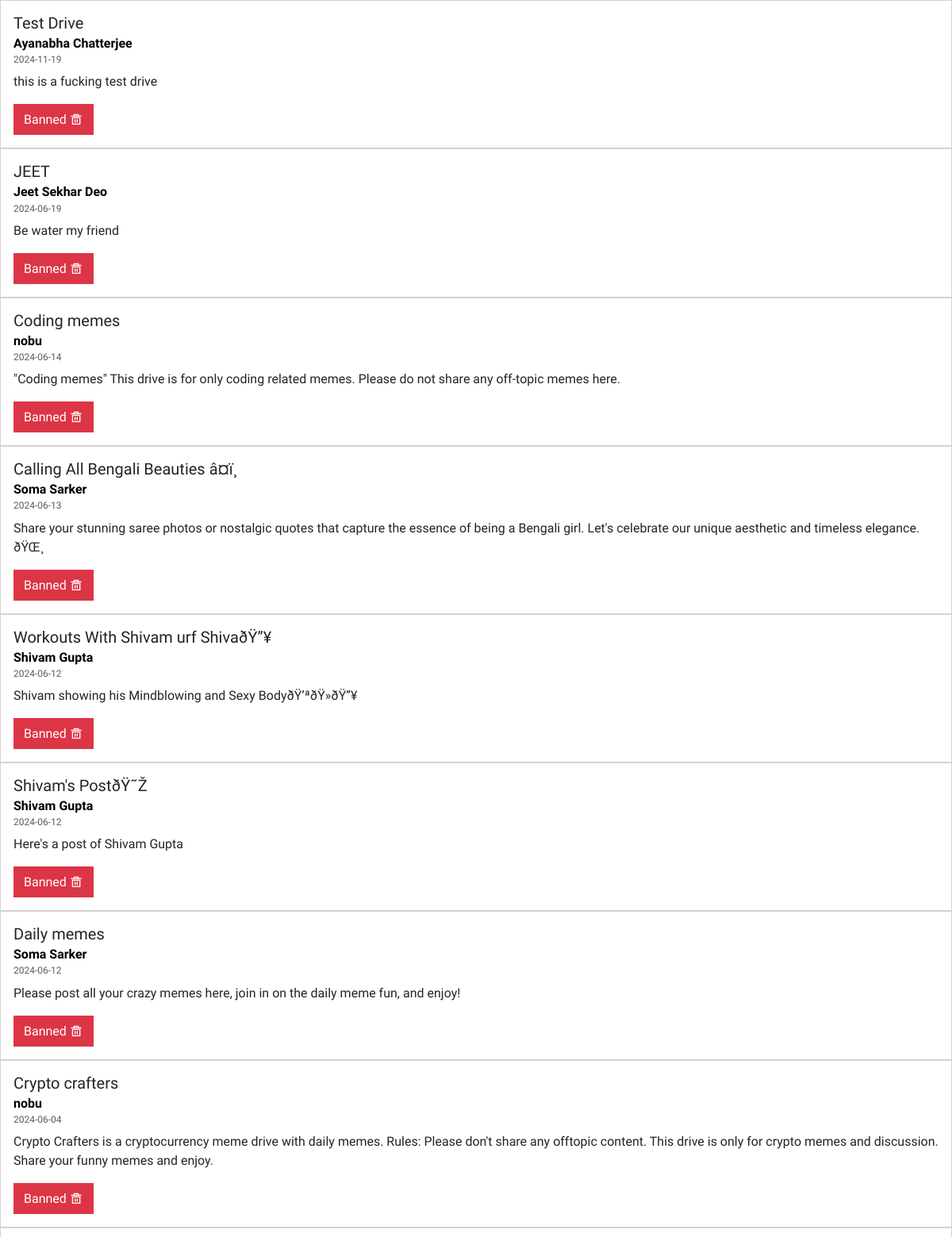
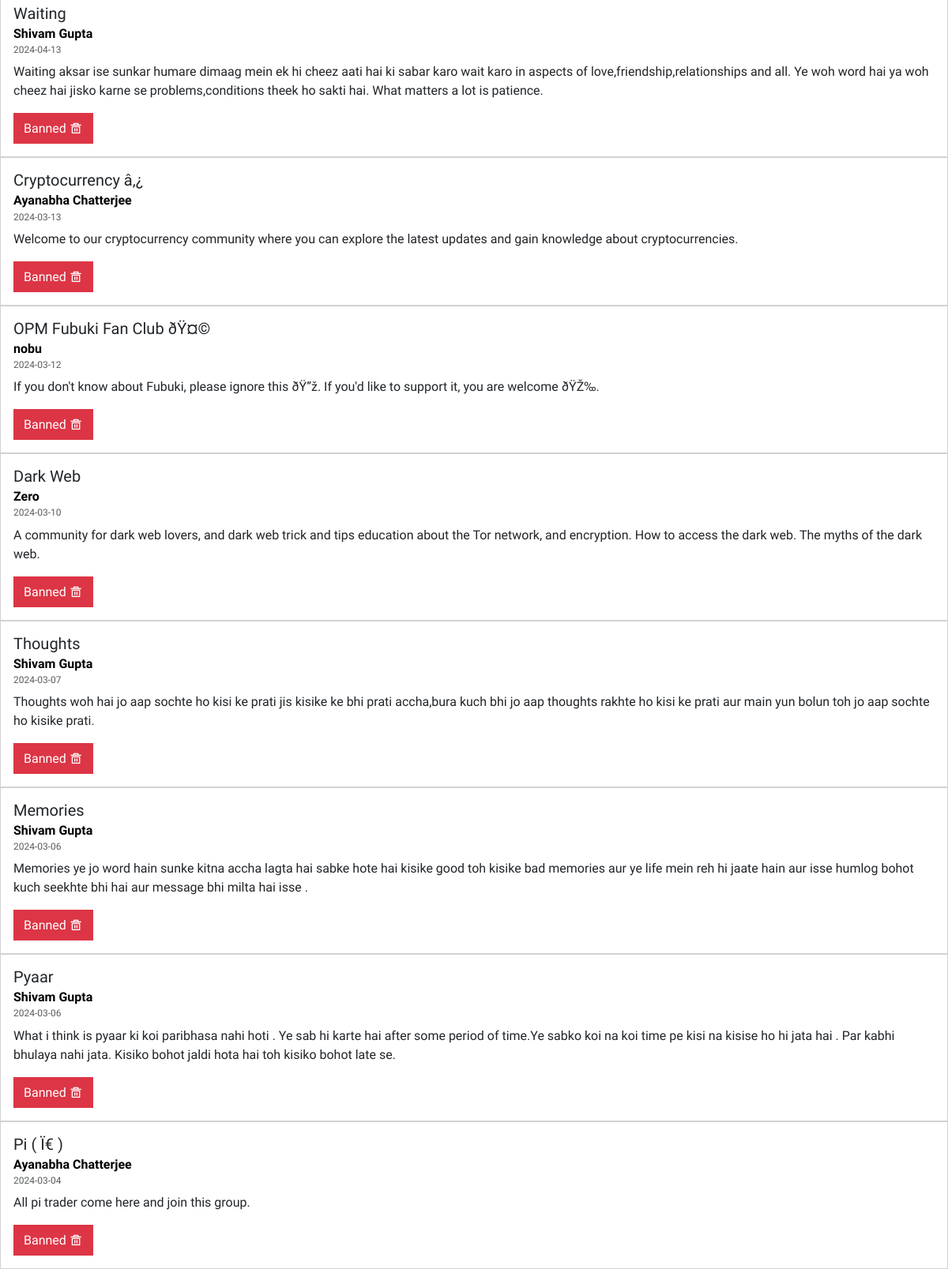
The app's page /admin/view-all-disks.php (signed in) with its own data (2 pictures, top to bottom).
### tables this page shows
CREATE TABLE `catagory` (
  `catagory_id` int(11) NOT NULL,
  `catagory_name` varchar(255) NOT NULL,
  `catagory_desc` varchar(2555) NOT NULL,
  `created` date NOT NULL DEFAULT current_timestamp(),
  `created_by` int(11) NOT NULL,
  `genre` varchar(255) NOT NULL
);

CREATE TABLE `user` (
  `id` int(11) NOT NULL,
  `username` varchar(20) NOT NULL,
  `password` varchar(225) NOT NULL,
  `repassword` varchar(225) NOT NULL,
  `datetime` date NOT NULL DEFAULT current_timestamp(),
  `profile_pic` varchar(9999) NOT NULL DEFAULT 'demoprofile.png',
  `about` text NOT NULL,
  `gender` varchar(20) NOT NULL,
  `country` varchar(50) NOT NULL,
  `cake_day` varchar(25) NOT NULL,
  `email` varchar(255) NOT NULL,
  `session_token` int(255) NOT NULL,
  `school` varchar(255) NOT NULL,
  `clg_university` varchar(255) NOT NULL,
  `status` varchar(255) NOT NULL,
  `looking_for` varchar(255) NOT NULL,
  `interest_in` varchar(255) NOT NULL
);

### admin/view-all-disks.php (the view, shortened to what this page needs)
<?php
if(!isset($_SESSION['name'])){
echo 'Opps! atfirst you need to <a href="index.php">login</a> & proof that you are an admin.';
}else{ ?>
<?php
include "../db_connection.php";
?>
<!DOCTYPE html>
<html lang="en">
<head>
     <?php include "../bootstrapcss-and-icons.php"; ?>
</head>
<body>
<?php
$sql = "SELECT * FROM `catagory` ORDER BY created DESC";
$result = mysqli_query($conn, $sql);
if ($result && mysqli_num_rows($result) > 0) {
    while ($disk = mysqli_fetch_assoc($result)) {
?>
        <div class="card rounded-0">
            <div class="card-body">
                <h5 class="card-title">
                    <?php echo $disk['catagory_name']; ?>
                </h5>
                <h6 class="card-subtitle mb-2 text-body-secondary">
                    <?php
                    $created_by = $disk['created_by'];
                    $q = "SELECT * FROM `user` WHERE id='{$created_by}'";
                    $result_user = mysqli_query($conn, $q);
                    if ($result_user && mysqli_num_rows($result_user) > 0) {
                        $r = mysqli_fetch_assoc($result_user);
                        echo '<b style="color:black;">' . $r['username'] . '</b><br>';
                    }
                    ?>
                    <b style="font-weight:lighter; font-size:12px;">
                        <?php echo $disk['created']; ?>
                    </b>
                </h6>
                <p class="card-text">
                    <?php echo $disk['catagory_desc']; ?>
                </p>
                <a href="delete-disks.php?delete=<?php echo $disk['catagory_id']; ?>" class="card-link text-light" style="text-decoration:none; font-size:1rem;">
                    <button type="button" class="btn btn-danger rounded-0">Banned <i class="ri-delete-bin-5-line"></i></button>
                </a>
            </div>
        </div>
<?php
    }
} else {
    echo '<div class="alert alert-warning rounded-0" role="alert" style="font-size:12px;">No Disk Found!</div>';
}
?>
</body>
</html>
<?php } ?>

### include/fonts.php (style rules this page uses)
* { font-family: "Mukta", sans-serif; font-weight: 400; font-style: normal; }

### records on screen
catagory: catagory_name "Test Drive", user.username "Ayanabha Chatterjee", created "2024-11-19", catagory_desc "this is a fucking test drive"
catagory: catagory_name "JEET", user.username "Jeet Sekhar Deo", created "2024-06-19", catagory_desc "Be water my friend"
catagory: catagory_name "Coding memes", user.username "nobu", created "2024-06-14", catagory_desc "\"Coding memes\" This drive is for only coding related memes. Please do not share any off-topic memes here."
catagory: catagory_name "Calling All Bengali Beauties â¤ï¸", user.username "Soma Sarker", created "2024-06-13", catagory_desc "Share your stunning saree photos or nostalgic quotes that capture the essence of being a Bengali girl. Let's celebrate our unique aesthetic and timeless elegance. ðŸŒ¸"
catagory: catagory_name "Workouts With Shivam urf ShivaðŸ”¥", user.username "Shivam Gupta", created "2024-06-12", catagory_desc "Shivam showing his Mindblowing and Sexy BodyðŸ’ªðŸ»ðŸ”¥"
catagory: catagory_name "Shivam's PostðŸ˜Ž", user.username "Shivam Gupta", created "2024-06-12", catagory_desc "Here's a post of Shivam Gupta"
catagory: catagory_name "Daily memes", user.username "Soma Sarker", created "2024-06-12", catagory_desc "Please post all your crazy memes here, join in on the daily meme fun, and enjoy!"
catagory: catagory_name "Crypto crafters", user.username "nobu", created "2024-06-04", catagory_desc "Crypto Crafters is a cryptocurrency meme drive with daily memes. Rules: Please don't share any offtopic content. This drive is only for crypto memes and discussion. Share your funny memes and enjoy."
catagory: catagory_name "Waiting", user.username "Shivam Gupta", created "2024-04-13", catagory_desc "Waiting aksar ise sunkar humare dimaag mein ek hi cheez aati hai ki sabar karo wait karo in aspects of love,friendship,relationships and all. Ye woh word hai ya woh cheez hai jisko karne se problems,conditions theek ho sakti hai. What matters a lot is patience."
catagory: catagory_name "Cryptocurrency â‚¿", user.username "Ayanabha Chatterjee", created "2024-03-13", catagory_desc "Welcome to our cryptocurrency community where you can explore the latest updates and gain knowledge about cryptocurrencies."
catagory: catagory_name "OPM Fubuki Fan Club ðŸ¤©", user.username "nobu", created "2024-03-12", catagory_desc "If you don't know about Fubuki, please ignore this ðŸ”ž. If you'd like to support it, you are welcome ðŸŽ‰."
catagory: catagory_name "Dark Web", user.username "Zero", created "2024-03-10", catagory_desc "A community for dark web lovers, and dark web trick and tips education about the Tor network, and encryption. How to access the dark web. The myths of the dark web."
catagory: catagory_name "Thoughts", user.username "Shivam Gupta", created "2024-03-07", catagory_desc "Thoughts woh hai jo aap sochte ho kisi ke prati jis kisike ke bhi prati accha,bura kuch bhi jo aap thoughts rakhte ho kisi ke prati aur main yun bolun toh jo aap sochte ho kisike prati."
catagory: catagory_name "Memories", user.username "Shivam Gupta", created "2024-03-06", catagory_desc "Memories ye jo word hain sunke kitna accha lagta hai sabke hote hai kisike good toh kisike bad memories aur ye life mein reh hi jaate hain aur isse humlog bohot kuch seekhte bhi hai aur message bhi milta hai isse ."
catagory: catagory_name "Pyaar", user.username "Shivam Gupta", created "2024-03-06", catagory_desc "What i think is pyaar ki koi paribhasa nahi hoti . Ye sab hi karte hai after some period of time.Ye sabko koi na koi time pe kisi na kisise ho hi jata hai . Par kabhi bhulaya nahi jata. Kisiko bohot jaldi hota hai toh kisiko bohot late se."
catagory: catagory_name "Pi ( Ï€ )", user.username "Ayanabha Chatterjee", created "2024-03-04", catagory_desc "All pi trader come here and join this group."
